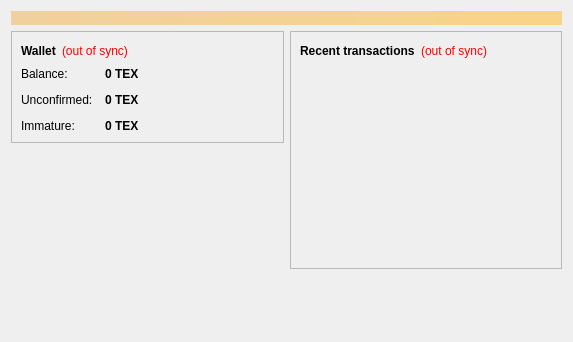
<?xml version="1.0" encoding="UTF-8"?>
<ui version="4.0">
 <class>OverviewPage</class>
 <widget class="QWidget" name="OverviewPage">
  <property name="geometry">
   <rect>
    <x>0</x>
    <y>0</y>
    <width>573</width>
    <height>342</height>
   </rect>
  </property>
  <property name="windowTitle">
   <string>Form</string>
  </property>
  <layout class="QVBoxLayout" name="topLayout">
   <item>
    <widget class="QLabel" name="labelAlerts">
     <property name="visible">
      <bool>false</bool>
     </property>
     <property name="styleSheet">
      <string notr="true">background-color: qlineargradient(x1: 0, y1: 0, x2: 1, y2: 0, stop:0 #F0D0A0, stop:1 #F8D488); color:#000000;</string>
     </property>
     <property name="wordWrap">
      <bool>true</bool>
     </property>
     <property name="margin">
      <number>3</number>
     </property>
    </widget>
   </item>
   <item>
    <layout class="QHBoxLayout" name="horizontalLayout" stretch="1,1">
     <item>
      <layout class="QVBoxLayout" name="verticalLayout_2">
       <item>
        <widget class="QFrame" name="frame">
         <property name="frameShape">
          <enum>QFrame::StyledPanel</enum>
         </property>
         <property name="frameShadow">
          <enum>QFrame::Raised</enum>
         </property>
         <layout class="QVBoxLayout" name="verticalLayout_4">
          <item>
           <layout class="QHBoxLayout" name="horizontalLayout_4">
            <item>
             <widget class="QLabel" name="label_5">
              <property name="font">
               <font>
                <weight>75</weight>
                <bold>true</bold>
               </font>
              </property>
              <property name="text">
               <string>Wallet</string>
              </property>
             </widget>
            </item>
            <item>
             <widget class="QLabel" name="labelWalletStatus">
              <property name="toolTip">
               <string>The displayed information may be out of date. Your wallet automatically synchronizes with the texascoin network after a connection is established, but this process has not completed yet.</string>
              </property>
              <property name="styleSheet">
               <string notr="true">QLabel { color: red; }</string>
              </property>
              <property name="text">
               <string notr="true">(out of sync)</string>
              </property>
              <property name="alignment">
               <set>Qt::AlignLeading|Qt::AlignLeft|Qt::AlignVCenter</set>
              </property>
             </widget>
            </item>
            <item>
             <spacer name="horizontalSpacer_2">
              <property name="orientation">
               <enum>Qt::Horizontal</enum>
              </property>
              <property name="sizeHint" stdset="0">
               <size>
                <width>40</width>
                <height>20</height>
               </size>
              </property>
             </spacer>
            </item>
           </layout>
          </item>
          <item>
           <layout class="QFormLayout" name="formLayout_2">
            <property name="fieldGrowthPolicy">
             <enum>QFormLayout::AllNonFixedFieldsGrow</enum>
            </property>
            <property name="horizontalSpacing">
             <number>12</number>
            </property>
            <property name="verticalSpacing">
             <number>12</number>
            </property>
            <item row="0" column="0">
             <widget class="QLabel" name="label">
              <property name="text">
               <string>Balance:</string>
              </property>
             </widget>
            </item>
            <item row="0" column="1">
             <widget class="QLabel" name="labelBalance">
              <property name="font">
               <font>
                <weight>75</weight>
                <bold>true</bold>
               </font>
              </property>
              <property name="cursor">
               <cursorShape>IBeamCursor</cursorShape>
              </property>
              <property name="toolTip">
               <string>Your current balance</string>
              </property>
              <property name="text">
               <string notr="true">0 TEX</string>
              </property>
              <property name="textInteractionFlags">
               <set>Qt::LinksAccessibleByMouse|Qt::TextSelectableByKeyboard|Qt::TextSelectableByMouse</set>
              </property>
             </widget>
            </item>
            <item row="1" column="0">
             <widget class="QLabel" name="label_3">
              <property name="text">
               <string>Unconfirmed:</string>
              </property>
             </widget>
            </item>
            <item row="1" column="1">
             <widget class="QLabel" name="labelUnconfirmed">
              <property name="font">
               <font>
                <weight>75</weight>
                <bold>true</bold>
               </font>
              </property>
              <property name="cursor">
               <cursorShape>IBeamCursor</cursorShape>
              </property>
              <property name="toolTip">
               <string>Total of transactions that have yet to be confirmed, and do not yet count toward the current balance</string>
              </property>
              <property name="text">
               <string notr="true">0 TEX</string>
              </property>
              <property name="textInteractionFlags">
               <set>Qt::LinksAccessibleByMouse|Qt::TextSelectableByKeyboard|Qt::TextSelectableByMouse</set>
              </property>
             </widget>
            </item>
            <item row="2" column="0">
             <widget class="QLabel" name="labelImmatureText">
              <property name="text">
               <string>Immature:</string>
              </property>
             </widget>
            </item>
            <item row="2" column="1">
             <widget class="QLabel" name="labelImmature">
              <property name="font">
               <font>
                <weight>75</weight>
                <bold>true</bold>
               </font>
              </property>
              <property name="toolTip">
               <string>Mined balance that has not yet matured</string>
              </property>
              <property name="text">
               <string notr="true">0 TEX</string>
              </property>
              <property name="textInteractionFlags">
               <set>Qt::LinksAccessibleByMouse|Qt::TextSelectableByKeyboard|Qt::TextSelectableByMouse</set>
              </property>
             </widget>
            </item>
           </layout>
          </item>
         </layout>
        </widget>
       </item>
       <item>
        <spacer name="verticalSpacer">
         <property name="orientation">
          <enum>Qt::Vertical</enum>
         </property>
         <property name="sizeHint" stdset="0">
          <size>
           <width>20</width>
           <height>40</height>
          </size>
         </property>
        </spacer>
       </item>
      </layout>
     </item>
     <item>
      <layout class="QVBoxLayout" name="verticalLayout_3">
       <item>
        <widget class="QFrame" name="frame_2">
         <property name="frameShape">
          <enum>QFrame::StyledPanel</enum>
         </property>
         <property name="frameShadow">
          <enum>QFrame::Raised</enum>
         </property>
         <layout class="QVBoxLayout" name="verticalLayout">
          <item>
           <layout class="QHBoxLayout" name="horizontalLayout_2">
            <item>
             <widget class="QLabel" name="label_4">
              <property name="text">
               <string>&lt;b&gt;Recent transactions&lt;/b&gt;</string>
              </property>
             </widget>
            </item>
            <item>
             <widget class="QLabel" name="labelTransactionsStatus">
              <property name="toolTip">
               <string>The displayed information may be out of date. Your wallet automatically synchronizes with the texascoin network after a connection is established, but this process has not completed yet.</string>
              </property>
              <property name="styleSheet">
               <string notr="true">QLabel { color: red; }</string>
              </property>
              <property name="text">
               <string notr="true">(out of sync)</string>
              </property>
              <property name="alignment">
               <set>Qt::AlignRight|Qt::AlignTrailing|Qt::AlignVCenter</set>
              </property>
             </widget>
            </item>
            <item>
             <spacer name="horizontalSpacer">
              <property name="orientation">
               <enum>Qt::Horizontal</enum>
              </property>
              <property name="sizeHint" stdset="0">
               <size>
                <width>40</width>
                <height>20</height>
               </size>
              </property>
             </spacer>
            </item>
           </layout>
          </item>
          <item>
           <widget class="QListView" name="listTransactions">
            <property name="styleSheet">
             <string notr="true">QListView { background: transparent; }</string>
            </property>
            <property name="frameShape">
             <enum>QFrame::NoFrame</enum>
            </property>
            <property name="verticalScrollBarPolicy">
             <enum>Qt::ScrollBarAlwaysOff</enum>
            </property>
            <property name="horizontalScrollBarPolicy">
             <enum>Qt::ScrollBarAlwaysOff</enum>
            </property>
            <property name="selectionMode">
             <enum>QAbstractItemView::NoSelection</enum>
            </property>
           </widget>
          </item>
         </layout>
        </widget>
       </item>
       <item>
        <spacer name="verticalSpacer_2">
         <property name="orientation">
          <enum>Qt::Vertical</enum>
         </property>
         <property name="sizeHint" stdset="0">
          <size>
           <width>20</width>
           <height>40</height>
          </size>
         </property>
        </spacer>
       </item>
      </layout>
     </item>
    </layout>
   </item>
  </layout>
 </widget>
 <resources/>
 <connections/>
</ui>
